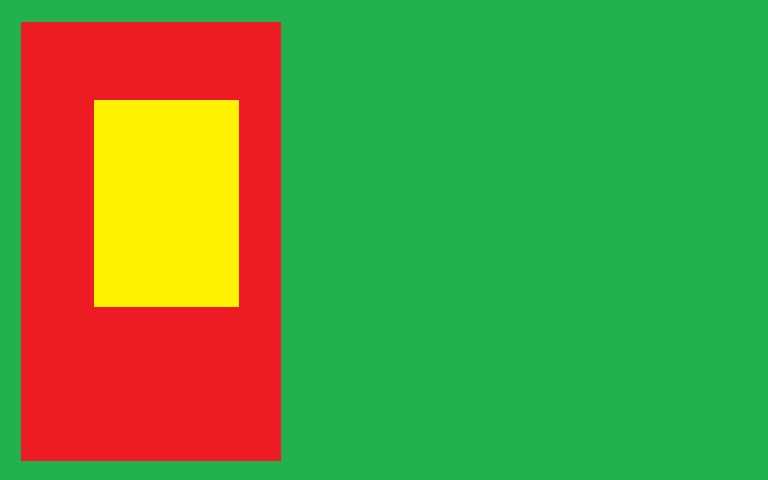
#> input picture images/rgb_colors.jpg, 768 x 480 px
$ python opencv_test_01.py   (older library calls are emulated)
#> lines starting #> are read from the running program, lines starting #| are printed output that depends on the picture
import cv2
import numpy as np
from matplotlib import pyplot as plt

img = cv2.imread("../images/rgb_colors.jpg", cv2.CV_LOAD_IMAGE_COLOR)
#> img is the input picture: shape (480, 768, 3); mean B, G, R 61.4, 148.1, 98.8
img = cv2.resize(img,None,fx=1, fy=1, interpolation = cv2.INTER_CUBIC)
r,g,b = cv2.split(img)
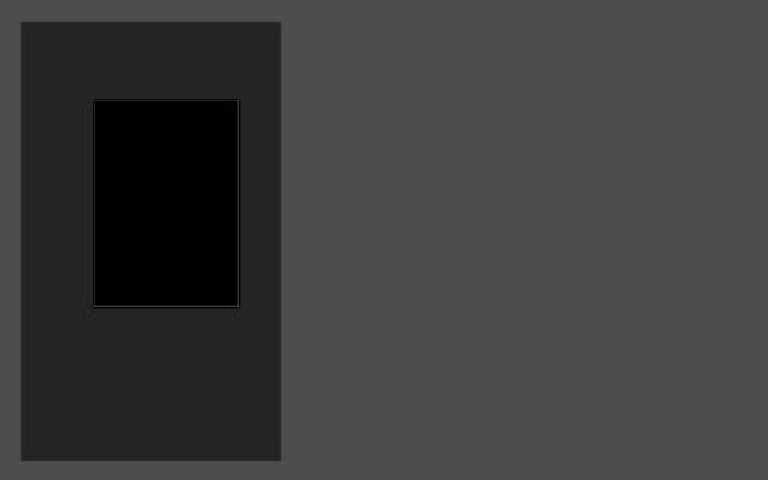
#> r: shape (480, 768); min 0, max 104, mean 61.4
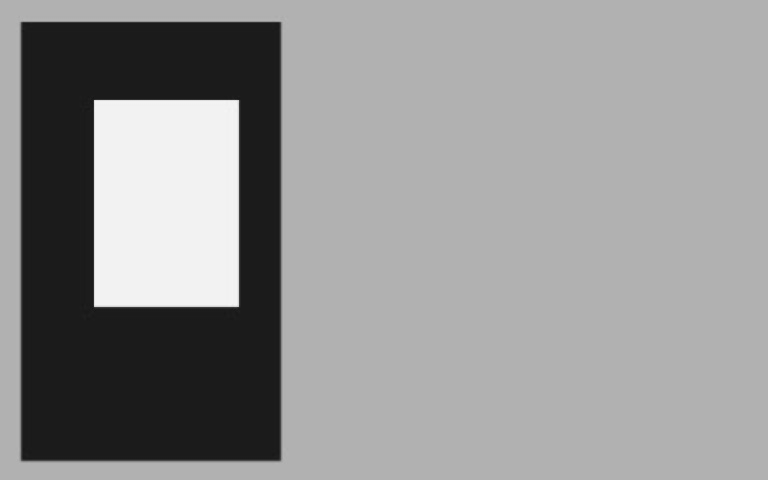
#> g: shape (480, 768); min 20, max 245, mean 148.1
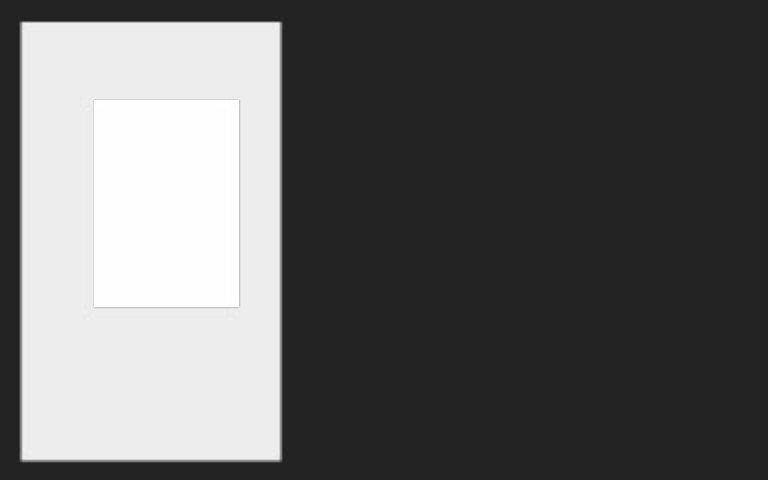
#> b: shape (480, 768); min 29, max 255, mean 98.8
cv2.imshow('Window Title',b)
cv2.waitKey(0)
cv2.destroyAllWindows()
